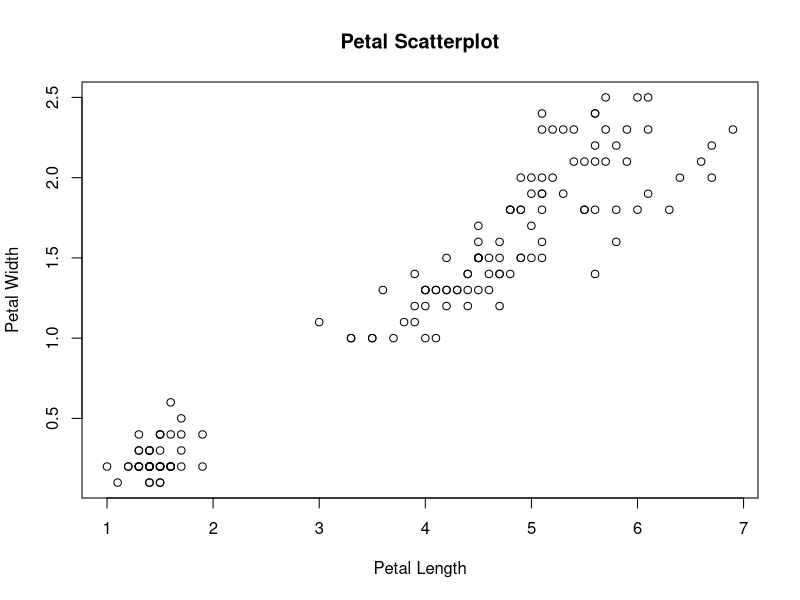
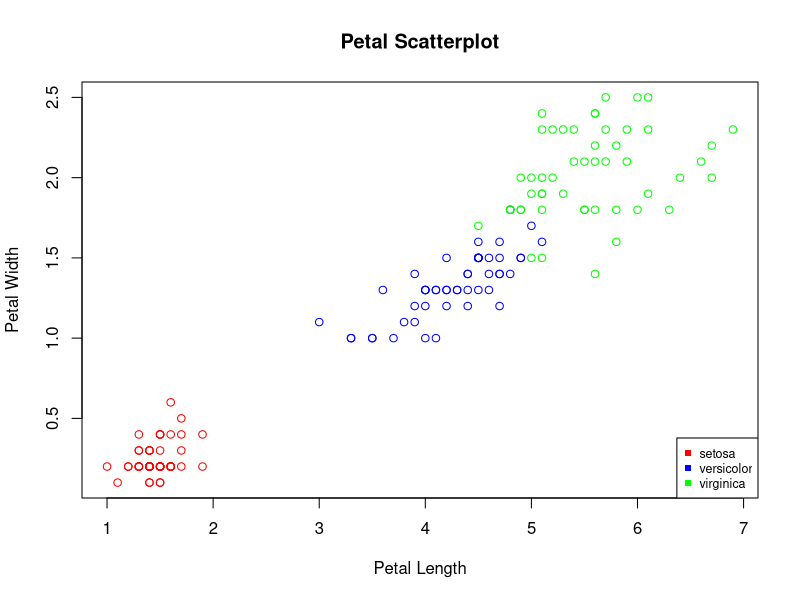
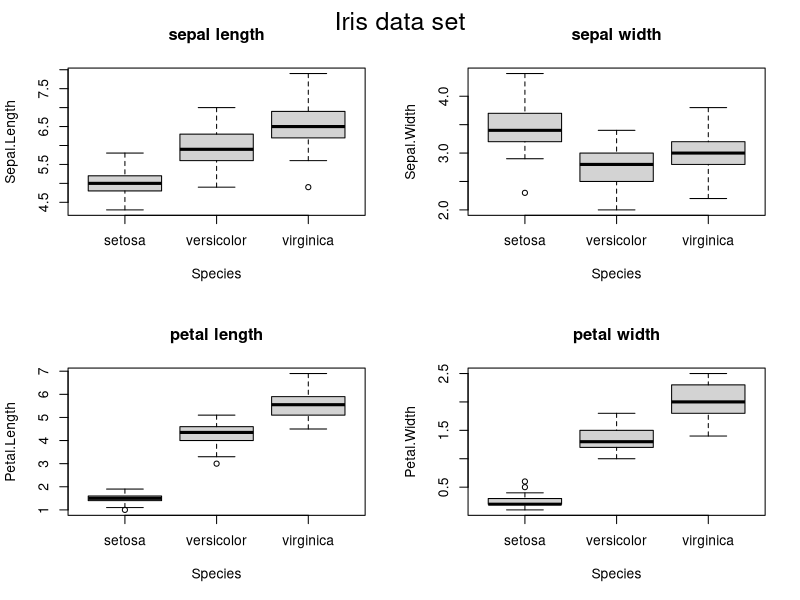
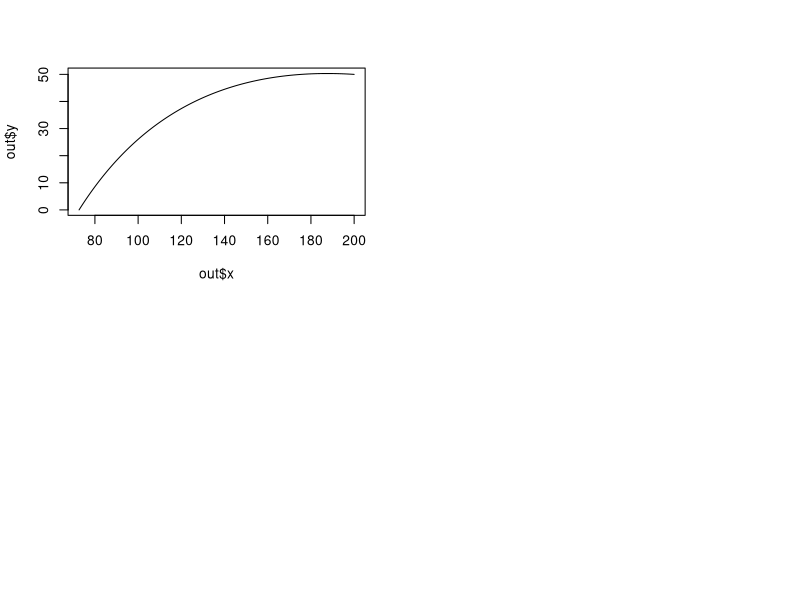

Write R code to recreate these figures, in order.
#question-1
iris
class(iris)
dim(iris)
attach(iris)
plot(Petal.Length,Petal.Width,xlab="Petal Length",ylab = "Petal Width",main = "Petal Scatterplot")
plot(Petal.Length,Petal.Width,xlab="Petal Length",ylab = "Petal Width",col = c("red","blue","green")[Species],main = "Petal Scatterplot")
legend("bottomright",pch=15,col = c("red","blue","green"),legend = levels(Species),cex=0.75)
par(mfrow=c(2,2))
boxplot(Sepal.Length~Species, data=iris,main="sepal length")
boxplot(Sepal.Width~Species, data=iris,main="sepal width")
boxplot(Petal.Length~Species, data=iris,main="petal length")
boxplot(Petal.Width~Species, data=iris,main="petal width")
?boxplot
mtext(outer=TRUE,side=3,line=-2,"Iris data set",cex=1.5)
#question-2
install.packages("deSolve")
library(deSolve)
model <- function(time,VAR,pars){
  with(as.list(c(VAR,pars)), {
    dx <- a*x*(1-x/K)-b*x*y
    dy <- g*b*x*y - e*y
    return(list(c(dx,dy)))
  })
}
pars <- c(a=0,b=0.0002,K=500,g=0.8,e=0.03)
VAR <- c(x=200,y=50)
times <- seq(0,1000,1)
model(time,VAR,pars)
out <- as.data.frame(lsoda(VAR,times,model,pars))
plot(out$x,out$y,type="l")
